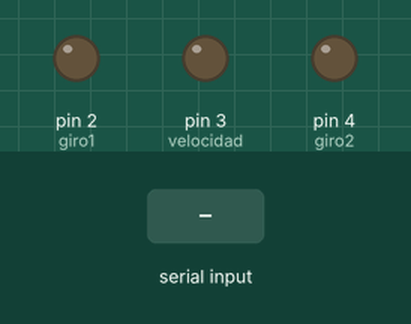
A sketch run on a simulated Arduino Uno, built with avr-gcc and run on an emulated ATmega328P. On the bench: output pins drawn as LEDs (lit = HIGH). The inputs (shaded band) are chosen by the test bench.

Above: at 1.2 s.
1.3 s: "90,45,200\n" received over the second serial link
At 2.3 s:
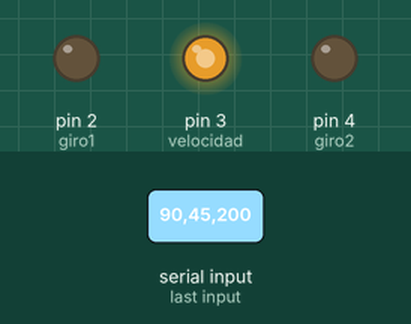
2.8 s: "30,150,10\n" received over the second serial link
At 3.4 s:
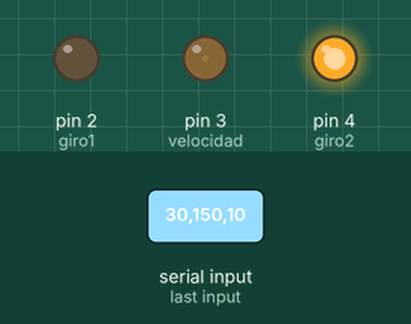
4.3 s: "1,90,45\n" received over the second serial link
At 4.6 s:
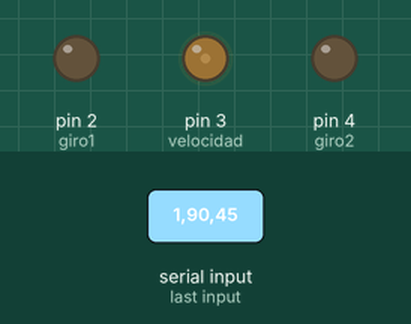
Timing chart, 0 to 7.3 s (numbered marks = the images above; inputs shaded):
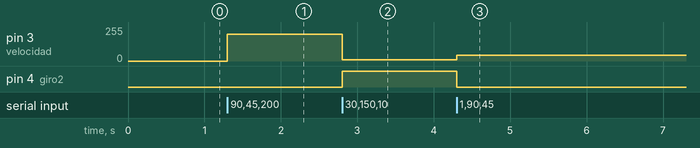

The sketch:

bluetooth.ino
```cpp
#include <SoftwareSerial.h> //Librería que permite establecer comunicación serie en otros pins
//Aquí conectamos los pins RXD,TDX del módulo Bluetooth.
SoftwareSerial BT(10,11); //10 RX, 11 TX.
int giro1=2; //Pin LED Red
int velocidad=3;//Pin LED Green
int giro2=4; //Pin LED Blue

void setup()
{
  BT.begin(9600);  //Velocidad del puerto del módulo Bluetooth
  pinMode(giro1,OUTPUT);
  pinMode(velocidad,OUTPUT);
  pinMode(giro2,OUTPUT);
}
void loop()
{
  //Cuando haya datos disponibles
  while (BT.available()>0)
  {
    int valor1 = BT.parseInt(); //Leemos el primer valor entero (Red) y lo almacenamos en la variable
    int valor2 = BT.parseInt(); //Leemos el segundo valor entero (Green) y lo almacenamos en la variable
    int valor3 = BT.parseInt(); //Leemos el último valor entero (Blue) y lo almacenamos en la variable
    //Cuando lea el carácter fin de línea ('\n') quiere decir que ha finalizado el envío de los tres valores
    if (BT.read() == '\n')
    {
      //Enviamos los valores de los tres colores al LED RGB através de PWM
      analogWrite(giro1,valor1);
      analogWrite(giro2,valor2);
      analogWrite(velocidad,valor3);
    }
  }
}
```

Measured:
- after the input at 1.3 s, pin 3 (velocidad): 0/255 → 200/255 at once
- after the input at 2.8 s, pin 3 (velocidad): 200/255 → 10/255 at once; pin 4 (giro2): LOW → HIGH at once
- after the input at 4.3 s, pin 3 (velocidad): 10/255 → 45/255 at once; pin 4 (giro2): HIGH → LOW at once
